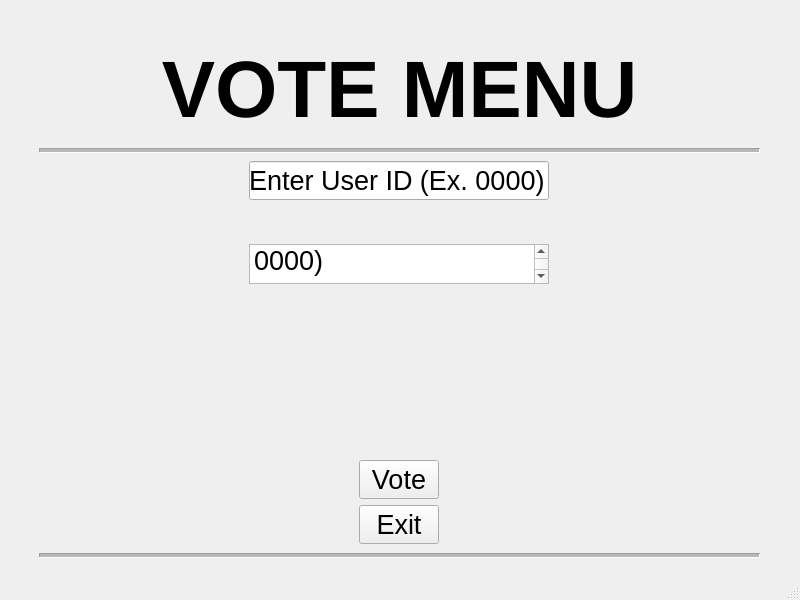
<?xml version="1.0" encoding="UTF-8"?>
<ui version="4.0">
 <class>MainWindow</class>
 <widget class="QMainWindow" name="MainWindow">
  <property name="geometry">
   <rect>
    <x>0</x>
    <y>0</y>
    <width>800</width>
    <height>600</height>
   </rect>
  </property>
  <property name="windowTitle">
   <string>MainWindow</string>
  </property>
  <widget class="QWidget" name="centralwidget">
   <widget class="QStackedWidget" name="stackedWidget">
    <property name="geometry">
     <rect>
      <x>-1</x>
      <y>-1</y>
      <width>801</width>
      <height>601</height>
     </rect>
    </property>
    <property name="currentIndex">
     <number>0</number>
    </property>
    <widget class="QWidget" name="page">
     <widget class="QWidget" name="verticalLayoutWidget">
      <property name="geometry">
       <rect>
        <x>0</x>
        <y>0</y>
        <width>801</width>
        <height>601</height>
       </rect>
      </property>
      <layout class="QVBoxLayout" name="verticalLayout">
       <property name="leftMargin">
        <number>40</number>
       </property>
       <property name="topMargin">
        <number>40</number>
       </property>
       <property name="rightMargin">
        <number>40</number>
       </property>
       <property name="bottomMargin">
        <number>40</number>
       </property>
       <item>
        <widget class="QLabel" name="vot_menu_title">
         <property name="maximumSize">
          <size>
           <width>16777215</width>
           <height>100</height>
          </size>
         </property>
         <property name="font">
          <font>
           <pointsize>60</pointsize>
           <bold>true</bold>
          </font>
         </property>
         <property name="text">
          <string>VOTE MENU</string>
         </property>
         <property name="alignment">
          <set>Qt::AlignmentFlag::AlignCenter</set>
         </property>
        </widget>
       </item>
       <item>
        <widget class="Line" name="top_line">
         <property name="maximumSize">
          <size>
           <width>16777215</width>
           <height>10</height>
          </size>
         </property>
         <property name="lineWidth">
          <number>1</number>
         </property>
         <property name="midLineWidth">
          <number>3</number>
         </property>
         <property name="orientation">
          <enum>Qt::Orientation::Horizontal</enum>
         </property>
        </widget>
       </item>
       <item alignment="Qt::AlignmentFlag::AlignHCenter">
        <widget class="QLineEdit" name="lineEdit">
         <property name="minimumSize">
          <size>
           <width>300</width>
           <height>0</height>
          </size>
         </property>
         <property name="maximumSize">
          <size>
           <width>300</width>
           <height>16777215</height>
          </size>
         </property>
         <property name="font">
          <font>
           <pointsize>20</pointsize>
          </font>
         </property>
         <property name="text">
          <string>Enter User ID (Ex. 0000)</string>
         </property>
        </widget>
       </item>
       <item alignment="Qt::AlignmentFlag::AlignHCenter|Qt::AlignmentFlag::AlignVCenter">
        <widget class="QPlainTextEdit" name="vot_id_enter">
         <property name="minimumSize">
          <size>
           <width>300</width>
           <height>0</height>
          </size>
         </property>
         <property name="maximumSize">
          <size>
           <width>300</width>
           <height>40</height>
          </size>
         </property>
         <property name="font">
          <font>
           <pointsize>20</pointsize>
          </font>
         </property>
         <property name="plainText">
          <string>Enter User ID (Ex. 0000)</string>
         </property>
        </widget>
       </item>
       <item>
        <widget class="QLabel" name="vot_error_box">
         <property name="maximumSize">
          <size>
           <width>16777215</width>
           <height>70</height>
          </size>
         </property>
         <property name="font">
          <font>
           <pointsize>20</pointsize>
          </font>
         </property>
         <property name="text">
          <string/>
         </property>
         <property name="alignment">
          <set>Qt::AlignmentFlag::AlignCenter</set>
         </property>
        </widget>
       </item>
       <item alignment="Qt::AlignmentFlag::AlignHCenter">
        <widget class="QLabel" name="label">
         <property name="maximumSize">
          <size>
           <width>16777215</width>
           <height>50</height>
          </size>
         </property>
         <property name="font">
          <font>
           <pointsize>20</pointsize>
           <bold>true</bold>
          </font>
         </property>
         <property name="text">
          <string/>
         </property>
         <property name="alignment">
          <set>Qt::AlignmentFlag::AlignCenter</set>
         </property>
        </widget>
       </item>
       <item alignment="Qt::AlignmentFlag::AlignHCenter">
        <widget class="QPushButton" name="vot_vote">
         <property name="maximumSize">
          <size>
           <width>125</width>
           <height>16777215</height>
          </size>
         </property>
         <property name="font">
          <font>
           <pointsize>20</pointsize>
          </font>
         </property>
         <property name="text">
          <string>Vote</string>
         </property>
         <property name="flat">
          <bool>false</bool>
         </property>
        </widget>
       </item>
       <item alignment="Qt::AlignmentFlag::AlignHCenter">
        <widget class="QPushButton" name="vot_exit">
         <property name="maximumSize">
          <size>
           <width>125</width>
           <height>16777215</height>
          </size>
         </property>
         <property name="font">
          <font>
           <pointsize>20</pointsize>
          </font>
         </property>
         <property name="text">
          <string>Exit</string>
         </property>
         <property name="flat">
          <bool>false</bool>
         </property>
        </widget>
       </item>
       <item>
        <widget class="Line" name="bot_line">
         <property name="maximumSize">
          <size>
           <width>16777215</width>
           <height>10</height>
          </size>
         </property>
         <property name="lineWidth">
          <number>1</number>
         </property>
         <property name="midLineWidth">
          <number>3</number>
         </property>
         <property name="orientation">
          <enum>Qt::Orientation::Horizontal</enum>
         </property>
        </widget>
       </item>
      </layout>
     </widget>
    </widget>
    <widget class="QWidget" name="page_2">
     <widget class="QWidget" name="verticalLayoutWidget_2">
      <property name="geometry">
       <rect>
        <x>0</x>
        <y>0</y>
        <width>801</width>
        <height>601</height>
       </rect>
      </property>
      <layout class="QVBoxLayout" name="verticalLayout_2">
       <property name="leftMargin">
        <number>40</number>
       </property>
       <property name="topMargin">
        <number>40</number>
       </property>
       <property name="rightMargin">
        <number>40</number>
       </property>
       <property name="bottomMargin">
        <number>40</number>
       </property>
       <item alignment="Qt::AlignmentFlag::AlignHCenter">
        <widget class="QLabel" name="can_men_title">
         <property name="maximumSize">
          <size>
           <width>16777215</width>
           <height>100</height>
          </size>
         </property>
         <property name="font">
          <font>
           <pointsize>60</pointsize>
           <bold>true</bold>
          </font>
         </property>
         <property name="text">
          <string>CANDIDATE MENU</string>
         </property>
        </widget>
       </item>
       <item>
        <widget class="Line" name="top_line2">
         <property name="maximumSize">
          <size>
           <width>16777215</width>
           <height>10</height>
          </size>
         </property>
         <property name="lineWidth">
          <number>1</number>
         </property>
         <property name="midLineWidth">
          <number>3</number>
         </property>
         <property name="orientation">
          <enum>Qt::Orientation::Horizontal</enum>
         </property>
        </widget>
       </item>
       <item alignment="Qt::AlignmentFlag::AlignHCenter|Qt::AlignmentFlag::AlignTop">
        <widget class="QLabel" name="can_welcome_box">
         <property name="font">
          <font>
           <pointsize>20</pointsize>
          </font>
         </property>
         <property name="text">
          <string>Welcome, User 0000! Choose your candidate or cancel.</string>
         </property>
        </widget>
       </item>
       <item>
        <layout class="QHBoxLayout" name="horizontalLayout">
         <item alignment="Qt::AlignmentFlag::AlignHCenter">
          <widget class="QRadioButton" name="can_john">
           <property name="maximumSize">
            <size>
             <width>16777215</width>
             <height>80</height>
            </size>
           </property>
           <property name="font">
            <font>
             <pointsize>20</pointsize>
            </font>
           </property>
           <property name="text">
            <string>John</string>
           </property>
          </widget>
         </item>
         <item alignment="Qt::AlignmentFlag::AlignHCenter">
          <widget class="QRadioButton" name="can_jane">
           <property name="maximumSize">
            <size>
             <width>16777215</width>
             <height>80</height>
            </size>
           </property>
           <property name="font">
            <font>
             <pointsize>20</pointsize>
            </font>
           </property>
           <property name="text">
            <string>Jane</string>
           </property>
          </widget>
         </item>
         <item alignment="Qt::AlignmentFlag::AlignHCenter">
          <widget class="QRadioButton" name="can_cancel">
           <property name="maximumSize">
            <size>
             <width>16777215</width>
             <height>80</height>
            </size>
           </property>
           <property name="font">
            <font>
             <pointsize>20</pointsize>
            </font>
           </property>
           <property name="text">
            <string>Cancel</string>
           </property>
          </widget>
         </item>
        </layout>
       </item>
       <item alignment="Qt::AlignmentFlag::AlignHCenter">
        <widget class="QLabel" name="can_error_box">
         <property name="maximumSize">
          <size>
           <width>16777215</width>
           <height>70</height>
          </size>
         </property>
         <property name="font">
          <font>
           <pointsize>15</pointsize>
           <bold>true</bold>
          </font>
         </property>
         <property name="text">
          <string/>
         </property>
        </widget>
       </item>
       <item alignment="Qt::AlignmentFlag::AlignRight|Qt::AlignmentFlag::AlignVCenter">
        <widget class="QPushButton" name="can_confirm">
         <property name="minimumSize">
          <size>
           <width>70</width>
           <height>0</height>
          </size>
         </property>
         <property name="maximumSize">
          <size>
           <width>120</width>
           <height>16777215</height>
          </size>
         </property>
         <property name="font">
          <font>
           <pointsize>20</pointsize>
          </font>
         </property>
         <property name="text">
          <string>Confirm</string>
         </property>
        </widget>
       </item>
       <item>
        <widget class="Line" name="bot_line2">
         <property name="maximumSize">
          <size>
           <width>16777215</width>
           <height>10</height>
          </size>
         </property>
         <property name="lineWidth">
          <number>1</number>
         </property>
         <property name="midLineWidth">
          <number>3</number>
         </property>
         <property name="orientation">
          <enum>Qt::Orientation::Horizontal</enum>
         </property>
        </widget>
       </item>
      </layout>
     </widget>
    </widget>
    <widget class="QWidget" name="page_3">
     <widget class="QWidget" name="verticalLayoutWidget_3">
      <property name="geometry">
       <rect>
        <x>-1</x>
        <y>-1</y>
        <width>801</width>
        <height>601</height>
       </rect>
      </property>
      <layout class="QVBoxLayout" name="verticalLayout_3">
       <property name="leftMargin">
        <number>40</number>
       </property>
       <property name="topMargin">
        <number>40</number>
       </property>
       <property name="rightMargin">
        <number>40</number>
       </property>
       <property name="bottomMargin">
        <number>40</number>
       </property>
       <item>
        <widget class="QLabel" name="res_men_title">
         <property name="maximumSize">
          <size>
           <width>16777215</width>
           <height>100</height>
          </size>
         </property>
         <property name="font">
          <font>
           <pointsize>60</pointsize>
           <bold>true</bold>
          </font>
         </property>
         <property name="text">
          <string>RESULTS</string>
         </property>
         <property name="alignment">
          <set>Qt::AlignmentFlag::AlignCenter</set>
         </property>
        </widget>
       </item>
       <item>
        <widget class="Line" name="top_line_2">
         <property name="maximumSize">
          <size>
           <width>16777215</width>
           <height>10</height>
          </size>
         </property>
         <property name="lineWidth">
          <number>1</number>
         </property>
         <property name="midLineWidth">
          <number>3</number>
         </property>
         <property name="orientation">
          <enum>Qt::Orientation::Horizontal</enum>
         </property>
        </widget>
       </item>
       <item alignment="Qt::AlignmentFlag::AlignHCenter">
        <widget class="QLabel" name="res_john">
         <property name="maximumSize">
          <size>
           <width>16777215</width>
           <height>50</height>
          </size>
         </property>
         <property name="font">
          <font>
           <pointsize>20</pointsize>
          </font>
         </property>
         <property name="text">
          <string>John - 0</string>
         </property>
        </widget>
       </item>
       <item alignment="Qt::AlignmentFlag::AlignHCenter">
        <widget class="QLabel" name="res_jane">
         <property name="maximumSize">
          <size>
           <width>16777215</width>
           <height>50</height>
          </size>
         </property>
         <property name="font">
          <font>
           <pointsize>20</pointsize>
          </font>
         </property>
         <property name="text">
          <string>Jane - 0</string>
         </property>
        </widget>
       </item>
       <item alignment="Qt::AlignmentFlag::AlignHCenter">
        <widget class="QLabel" name="res_total">
         <property name="maximumSize">
          <size>
           <width>16777215</width>
           <height>50</height>
          </size>
         </property>
         <property name="font">
          <font>
           <pointsize>20</pointsize>
          </font>
         </property>
         <property name="text">
          <string>Total - 0</string>
         </property>
        </widget>
       </item>
       <item alignment="Qt::AlignmentFlag::AlignHCenter">
        <widget class="QLabel" name="res_id_box">
         <property name="maximumSize">
          <size>
           <width>16777215</width>
           <height>70</height>
          </size>
         </property>
         <property name="font">
          <font>
           <pointsize>15</pointsize>
           <bold>true</bold>
          </font>
         </property>
         <property name="text">
          <string>Your User ID: 0000</string>
         </property>
        </widget>
       </item>
       <item>
        <widget class="Line" name="bot_line3">
         <property name="maximumSize">
          <size>
           <width>16777215</width>
           <height>10</height>
          </size>
         </property>
         <property name="lineWidth">
          <number>1</number>
         </property>
         <property name="midLineWidth">
          <number>3</number>
         </property>
         <property name="orientation">
          <enum>Qt::Orientation::Horizontal</enum>
         </property>
        </widget>
       </item>
      </layout>
     </widget>
    </widget>
   </widget>
  </widget>
  <widget class="QStatusBar" name="statusbar"/>
 </widget>
 <resources/>
 <connections/>
</ui>
